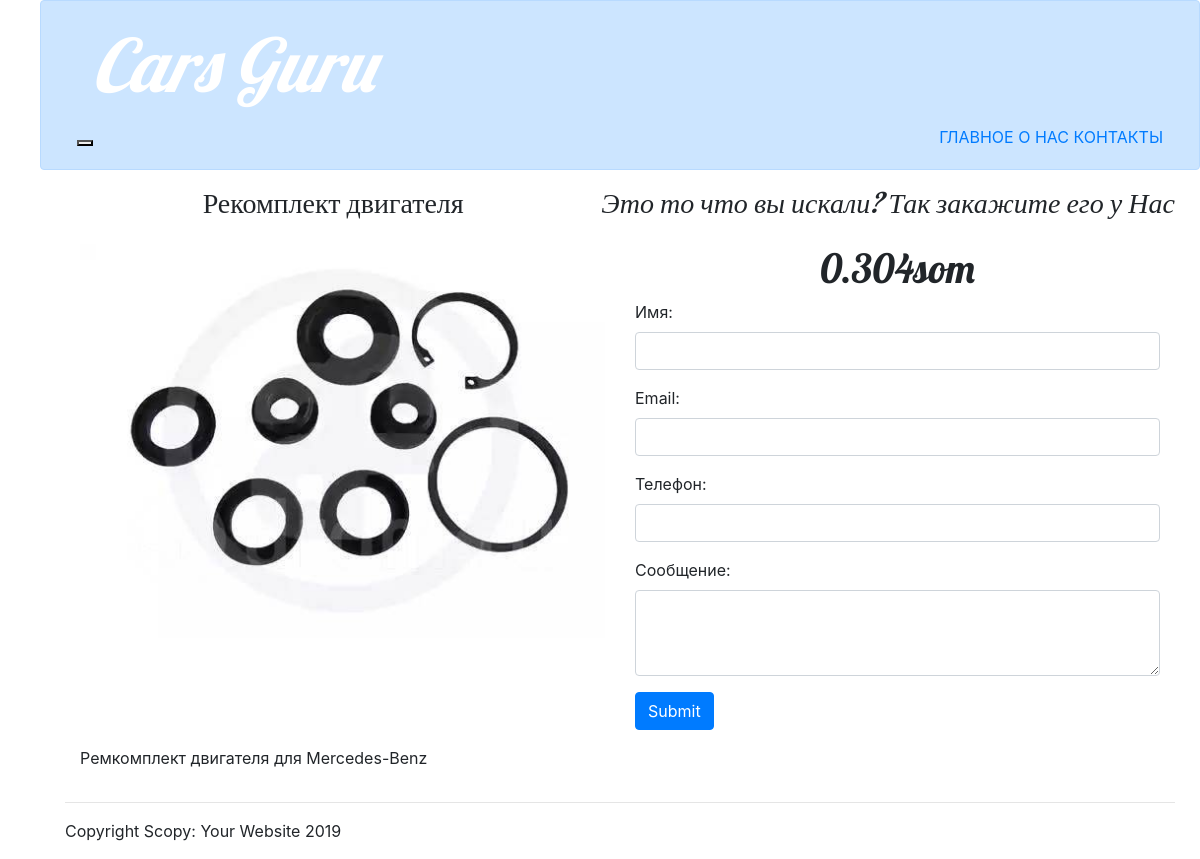
Page /product/7/ on the committed database.
### gigant/models.py (models this page shows, shortened)
class Product(models.Model):
    car = models.ForeignKey('Car', on_delete=models.CASCADE, null=True)
    category = models.ForeignKey(Category, on_delete=models.CASCADE)
    title = models.CharField(max_length=120)
    slug = models.SlugField()
    description = models.TextField()
    image = models.ImageField(upload_to="CarsGuru/image_folder/product_images")
    price = models.PositiveIntegerField()
    available = models.BooleanField(default=True)

### gigant/views.py (the view)
# urls.py: path('product/<int:pk>/', product_view, name='product'),
def product_view(request, pk):
    product = Product.objects.get(id=pk)
    if request.method == 'POST':
        form = OrderForm(request.POST)
        if form.is_valid():
            send_mail(
                subject='Order from site',
                message='''
                    new order from {date}
                    name: {name}
                    email: {email}
                    phone: {phone}

                    with message:
                    ------------------------
                    {message}
                    ------------------------
                '''.format(
                    date=date.today(),
                    name=form.cleaned_data.get('name'),
                    email=form.cleaned_data.get('email'),
                    phone=form.cleaned_data.get('phone'),
                    message=form.cleaned_data.get('message'),
                ),
                from_email=settings.DEFAULT_FROM_EMAIL,
                recipient_list=['emilbekovagulzada.kg@gmail.com', 'dan.tyan@gmail.com']
            )
            return redirect(request.build_absolute_uri())
        else:
            print(form.errors)
    else:
        form = OrderForm()
    context = {
        'product': product,
        'form': form
    }
    return render(request, 'product.html', context)

### gigant/forms.py
class OrderForm(forms.Form):
    Имя= forms.CharField(
        widget=forms.TextInput(attrs={'class': 'form-control'})
    )
    email = forms.EmailField(
        widget=forms.EmailInput(attrs={'class': 'form-control'})
    )
    Телефон = forms.CharField(
        widget=forms.TextInput(attrs={'class': 'form-control'})
    )
    Сообщение = forms.CharField(
        widget=forms.Textarea(attrs={'rows': 3, 'class': 'form-control'})
    )

### gigant/templates/product.html (shortened to what this page needs)
{% extends 'base.html' %}
{% block content %}
    <div class="container">
        <div class="row mb-3">
            <div class="col">
                <h3 class="text-center">{{ product.title }}</h3>
            </div>
            <h3><em>Это то что вы искали? Так закажите его у Нас</em></h3>
        </div>
        <div class="row mb-3">
            <div class="col-6">
                <img src="{{ product.image.url }}" class="img-fluid">
            </div>
            <div class="col">
                <h1 class="text-center">{{ product.price }}som</h1>
                 <form method="post" action="">
                    {{ form.as_p }}
                    <button type="submit" class="btn btn-primary">Submit</button>
                </form>
            </div>
        </div>
        <div class="row">
            <div class="col">
                <p>{{ product.description }}</p>
            </div>
        </div>
    </div>
{% endblock content %}

### static/css/blog.css (style rules this page uses)
body { background-color:seagreen; padding-left: 40px; }
h1, h2, h3, h4 { font-family: 'Lobster', cursive; }

### rows in the picture
Product: title "Рекомплект двигателя", image (picture), price "0.304", description "Ремкомплект двигателя для Mercedes-Benz"
